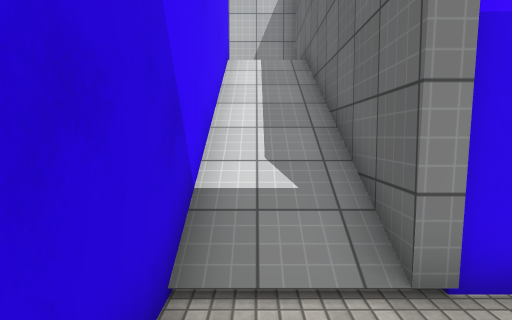
[1] (above)

17 first-person views from a walk through a Unity game level. The camera is 1.5 m above the floor, tilts 4° down and sees 75° across. The floor is counted in squares, 1 m on a side. Each view is taken from the middle of a square. On the plan, view 1 faces up. The plan holds only what a view shows up to about 15 squares ahead; the rest is blank. The place goes on beyond the plan. The player character is not drawn. Some surface patterns are stand-ins.

[2]
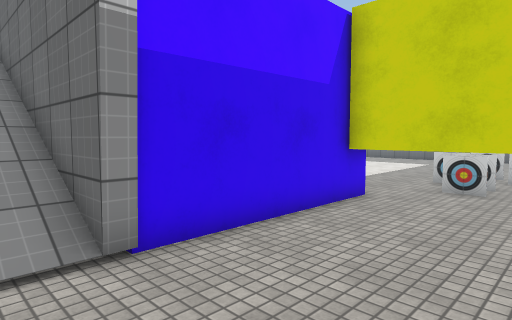

[3]
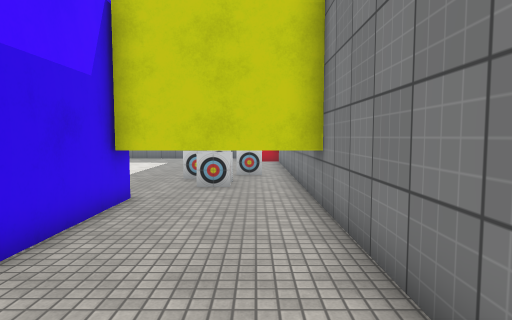

[4]
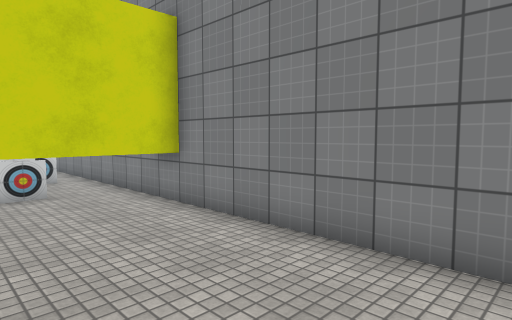

[5]
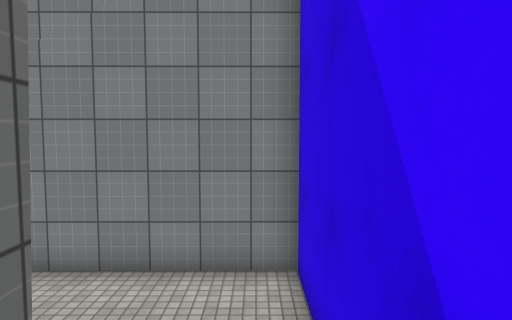

[6]
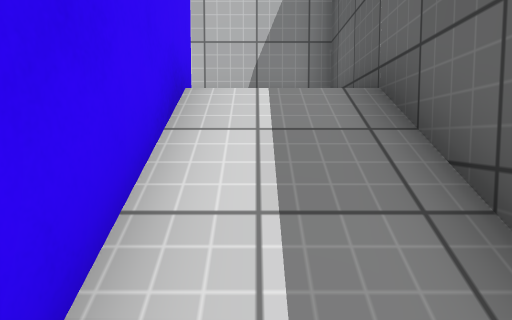

[7]
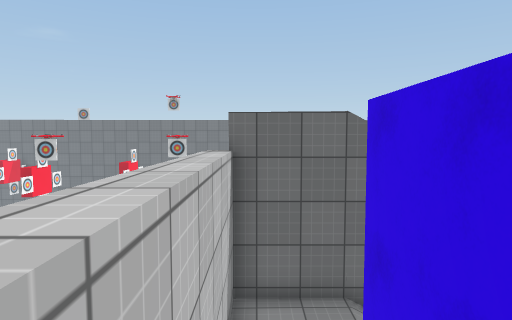

[8]
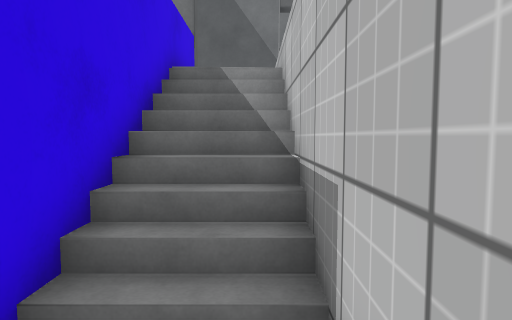

[9]
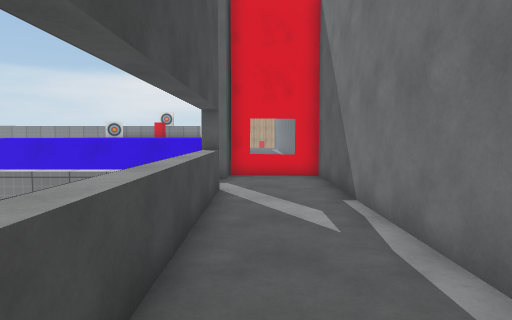

[10]
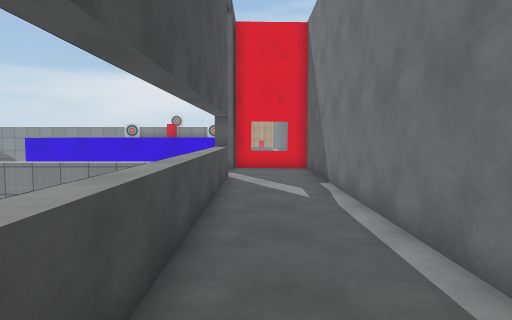

[11]
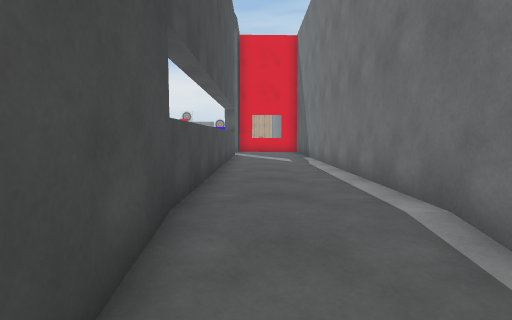

[12]
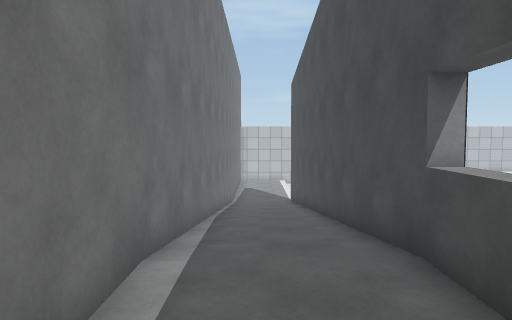

[13]
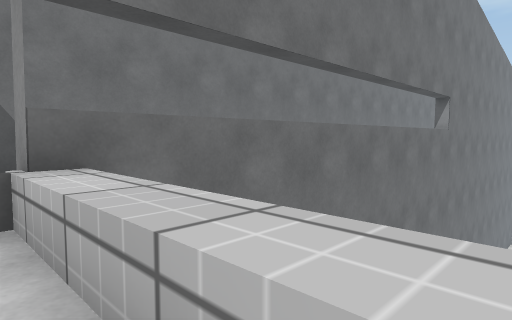

[14]
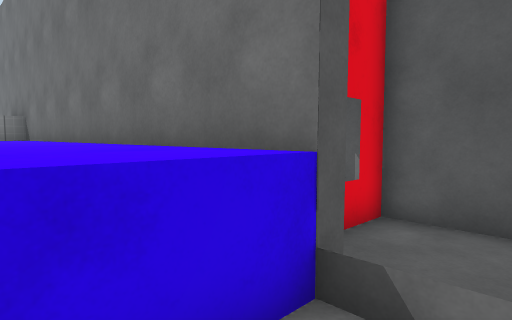

[15]
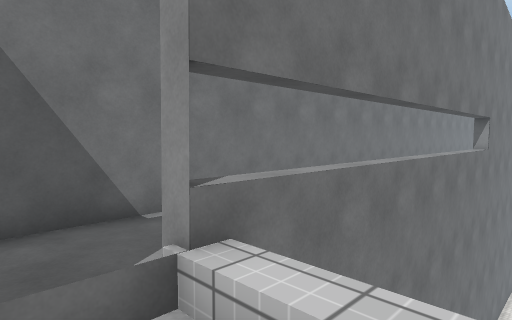

[16]
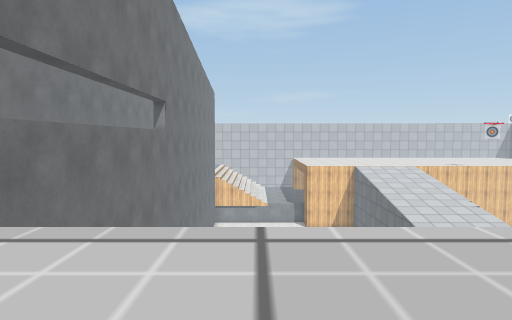

[17]
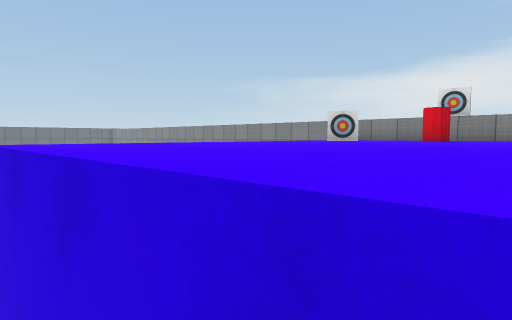

### Floor plan
Key: @ floor where view 1 was taken; # wall or solid block; . main floor; : floor 0.25 m higher than the main floor; - floor 0.5 m lower than the main floor; _ floor 2.75 m lower than the main floor; < floor 6.5 m lower than the main floor; / step, stairs or slope; = window, fence, low wall or low ledge; ^ raised ledge; v drop or lower ground.
Columns run from 14 left of view 1 to 9 right of it. Each row starts with its distance up from view 1.
 29 #---#v
 28 #///#v
 27 #///#v
 26 #///#v
 25 #...#v
 24 #...^v
 23 #...^v
 22 #...^v
 21 #...^v
 20 #...^v
 19 #...^v
 18 #...^v
 17 #...^v
 16 #...^v
 15 #...^v
 14 #...^v
 13 #...^vvvv#######v
 12 #....:::////_ __#
 11 #....:::////_  _#
 10 #...#^^^######__#
  9 ##=##^^^     #//#
  8 #   #^^^     #//#
  7     #^^^     #//#
  6     #^^^     #//#
  5     #^^^     #//#
  4     #^^      #//#      v
  3     #^       #//#######v
  2     #        #<<<<<<<# v
  1              #<<<<<<<# v
  0              #@<<<<<<# v
 -1              #<<<<<<<##v
 -2              #########

Where each view was taken, in squares from view 1:
view 1: 0 up, 0 right, facing up
view 2: 1 down, 0 right, facing up-right
view 3: 0 up, 0 right, facing right
view 4: 3 up, 0 right, facing down-right
view 5: 5 up, 0 right, facing down
view 6: 6 up, 0 right, facing up
view 7: 12 up, 6 left, facing right
view 8: 12 up, 0 right, facing left
view 9: 22 up, 11 left, facing down
view 10: 25 up, 11 left, facing down
view 11: 29 up, 11 left, facing down
view 12: 21 up, 12 left, facing up
view 13: 12 up, 6 left, facing up-left
view 14: 12 up, 7 left, facing down-left
view 15: 11 up, 7 left, facing up-left
view 16: 12 up, 6 left, facing up
view 17: 11 up, 8 left, facing down-right
